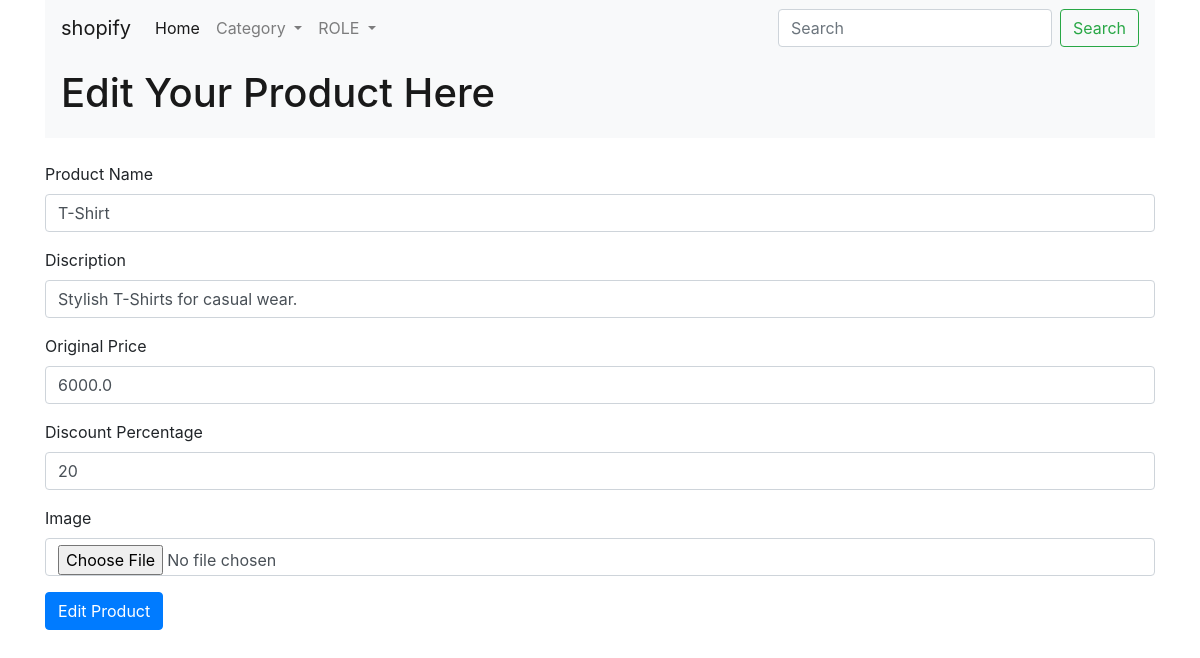
The app's page /edit-product/3/ with its own data.
### shopifyapp/models.py (models this page shows, shortened)
class Product(models.Model) :
    name = models.CharField(max_length=50)
    discription = models.TextField()
    original_price = models.FloatField()
    discount_percentage = models.IntegerField()
    selling_price = models.FloatField()
    image = models.ImageField(upload_to='media')
    category = models.ForeignKey( Category , on_delete=models.CASCADE)

### shopifyapp/views.py (the view, shortened to what this page needs)
# urls.py: path('edit-product/<int:id>/' , EditProduct.as_view() ,name="edit-product"),
class EditProduct(View):
    def get(self, request , id):
        product = Product.objects.get(pk=id)
        return render(request , 'shopifyapp/edit-product.html',{"product":product})

### shopifyapp/templates/shopifyapp/edit-product.html (shortened to what this page needs)
{% extends "shopifyapp/base.html" %}
{% load static %}
{%block body%}
<nav class="navbar navbar-expand-lg navbar-light bg-light px-3">
  <a class="navbar-brand d-flex align-items-center" href="shopifyapp\templates\shopifyapp\index.html">
    <h1> Edit Your Product Here </h1>
  </a>
</nav>
<br>
<form action="" method="POST" enctype="multipart/form-data"> {% csrf_token %}
  <div class="form-group">
    <label for="name"> Product Name</label>
    <input type="text" class="form-control" value= "{{product.name}}" name = "pname"  aria-describedby="emailHelp">
  </div>
  <div class="form-group">
    <label for="Discription">Discription</label>
    <input type="text" class="form-control" value= "{{product.discription}}" name = "discription">
  </div>
  <div class="form-group">
    <label for="Discription">Original Price</label>
    <input type="integer" class="form-control" value= "{{product.original_price}}" name = "oprice">
  </div>
  <div class="form-group">
    <label for="Discription">Discount Percentage</label>
    <input type="text" class="form-control" value= "{{product.discount_percentage}}" name = "dprice">
  </div>
  <div class="form-group">
    <label for="Discription">Image</label>
    <input type="file" class="form-control" value= "{{product.image}}" name = "image">
  </div>
  <button type="submit" class="btn btn-primary">Edit Product</button>
</form>
{%endblock%}

### records on screen
Product: pname "T-Shirt", discription "Stylish T-Shirts for casual wear.", oprice "6000.0", dprice "20"
